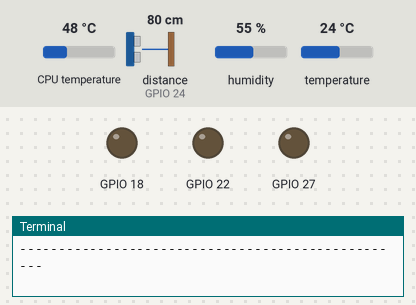
This program was run on a simulated Raspberry Pi (BCM pin numbers). Parts: output pins drawn as LEDs (lit = HIGH), the last lines printed to the terminal. Inputs (shaded band) come from the test bench; at power-on: distance to the obstacle (sensor on GPIO 24) 80 cm, temperature 24 °C, CPU temperature 48 °C, humidity 55 %. The echo pulse lasts 58.3 µs per cm; the clock reads 2024-03-15 10:24:30 at power-on unless the program sets it; system figures (address, load, memory, disk, uptime) are fixed made-up values; pins used as bus, display or sensor lines are not drawn.

Above: at 1.2 s.
1.3 s: distance to the obstacle (sensor on GPIO 24) set to 33 cm
5.5 s: distance to the obstacle (sensor on GPIO 24) set to 26 cm
At 7.3 s:
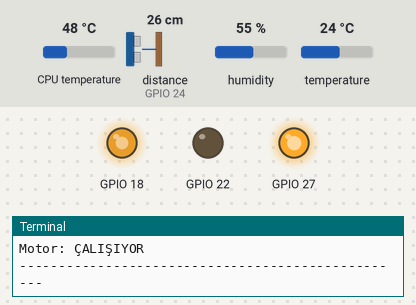
9.7 s: temperature set to 22 °C
At 17.7 s:
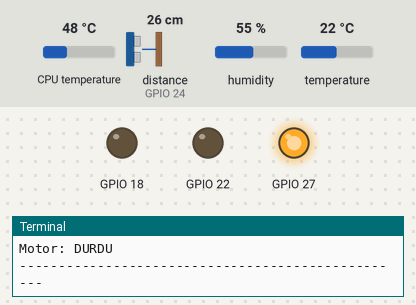
18.0 s: temperature set to 28 °C
At 20.9 s:
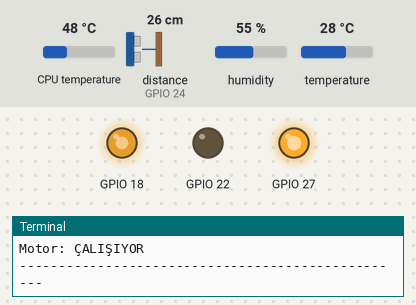
22.2 s: temperature set to 12 °C
At 30.4 s:
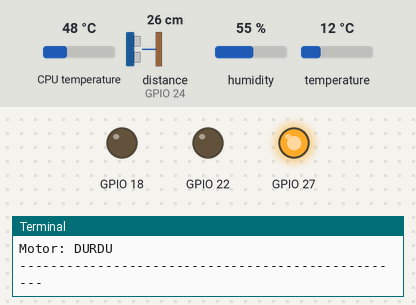
Timing chart, 0 to 31.5 s (numbered marks = the images above; inputs shaded):
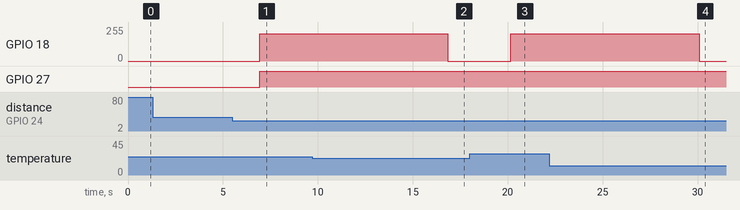

Measured:
- the behaviour switches between 30 and 29 cm on distance to the obstacle (sensor on GPIO 24) (found by bisection; images 0 and 1)
- the behaviour switches between 24 and 23 °C on temperature (found by bisection; images 1 and 2)
- after the input at 5.5 s, GPIO 18: 0/255 → 204/255 after 1.4 s; GPIO 27: LOW → HIGH after 1.4 s
- after the input at 9.7 s, GPIO 18: 204/255 → 0/255 after 7.2 s
- after the input at 18.0 s, GPIO 18: 0/255 → 204/255 after 2.2 s
- after the input at 22.2 s, GPIO 18: 204/255 → 0/255 after 7.9 s

The program:

main.py
```python
# main.py
import time
import RPi.GPIO as GPIO
import board
from sensors import SensorReader
from system_stats import get_system_stats
from utils import MovingAverage
from motor_control import MotorController

# --- Parametreler ---
DIST_SIZE      = 1        # Hareketli ortalama pencere boyutu
TEMP_SIZE      = 1        # Hareketli ortalama pencere boyutu
STOP_TOLERANCE = 3        # Koşul sağlanmazsa durdurma toleransı
BASE_DELAY     = 3        # Döngü gecikmesi (saniye)
DIST_THRESH    = 30       # cm, motor çalışması için maksimum mesafe
TEMP_THRESH    = 23       # °C, motor çalışması için minimum sıcaklık

# --- GPIO Mode ---
GPIO.setmode(GPIO.BCM)

# --- Örnek Pin Tanımları ---
dht_pin  = board.D17
trig_pin = 23
echo_pin = 24
in1_pin  = 27
in2_pin  = 22
ena_pin  = 18

# --- Nesne Oluşturma ---
sensor   = SensorReader(dht_pin, trig_pin, echo_pin)
stats    = get_system_stats  # fonksiyon referansı

dist_flt = MovingAverage(DIST_SIZE)
temp_flt = MovingAverage(TEMP_SIZE)
motor    = MotorController(in1_pin, in2_pin, ena_pin)

try:
    while True:
        ts = time.strftime('%Y-%m-%d %H:%M:%S')

        # Sistem Ölçümleri
        cpu_temp, cpu_pct, ram_pct = stats()

        # Sensör Ölçümleri
        temp, hum = sensor.read_temperature_humidity()
        dist = sensor.read_distance()

        # Filtreleme
        dist_flt.add(dist)
        temp_flt.add(temp)
        f_dist = dist_flt.average()
        f_temp = temp_flt.average()

        # Çıktı
        print(f"[{ts}] CPU: {cpu_temp or '----'}°C, CPU%: {cpu_pct:.1f}, RAM%: {ram_pct:.1f}")
        print(f"[{ts}] Sıcaklık: {temp or '----'}°C (filt: {f_temp or '----'}), Nem: {hum or '----'}%")
        # Mesafe için iki ondalık basamak
        dist_str = f"{dist:.2f}" if dist is not None else "----"
        f_dist_str = f"{f_dist:.2f}" if f_dist is not None else "----"
        print(f"[{ts}] Mesafe: {dist_str} cm (filt: {f_dist_str})")

        # Motor Kontrol (uzaklık <30 cm AND sıcaklık >23°C)
        motor.control(f_dist, f_temp, DIST_THRESH, TEMP_THRESH, STOP_TOLERANCE)

        print('-'*50)
        time.sleep(BASE_DELAY)


except KeyboardInterrupt:
    pass

finally:
	GPIO.cleanup()
	dht.exit()
```

sensors.py
```python
# sensors.py
import time
import board
import adafruit_dht
import RPi.GPIO as GPIO

class SensorReader:
    def __init__(self, dht_pin, trig_pin, echo_pin):
        self.dht = adafruit_dht.DHT11(dht_pin)
        self.trig = trig_pin
        self.echo = echo_pin
        GPIO.setup(self.trig, GPIO.OUT)
        GPIO.setup(self.echo, GPIO.IN)

    def read_temperature_humidity(self):
        try:
            return self.dht.temperature, self.dht.humidity
        except RuntimeError as e:
            print(f"DHT error: {e}")
            return None, None

    def read_distance(self, timeout=0.05):
        try:
            GPIO.output(self.trig, False)
            time.sleep(0.05)
            GPIO.output(self.trig, True)
            time.sleep(1e-5)
            GPIO.output(self.trig, False)

            start = time.time()
            while GPIO.input(self.echo) == 0:
                if time.time() - start > timeout:
                    return None
            t0 = time.time()
            while GPIO.input(self.echo) == 1:
                if time.time() - t0 > timeout:
                    return None
            return (time.time() - t0) * 34300 / 2
        except Exception as e:
            print(f"HC-SR04 error: {e}")
            return None
```

system_stats.py
```python
# system_stats.py
import psutil

def read_cpu_temp():
    try:
        with open('/sys/class/thermal/thermal_zone0/temp') as f:
            return float(f.read()) / 1000.0
    except:
        return None


def get_system_stats():
    cpu_temp = read_cpu_temp()
    cpu_pct  = psutil.cpu_percent(interval=None)
    ram_pct  = psutil.virtual_memory().percent
    return cpu_temp, cpu_pct, ram_pct
```

utils.py
```python
# utils.py
from collections import deque

class MovingAverage:
    def __init__(self, size):
        self.window = deque(maxlen=size)

    def add(self, value):
        if value is not None:
            self.window.append(value)

    def average(self):
        if len(self.window) == self.window.maxlen:
            return sum(self.window) / len(self.window)
        return self.window[-1] if self.window else None
```

motor_control.py
```python
# motor_control.py
import RPi.GPIO as GPIO

class MotorController:
    def __init__(self, in1, in2, ena, pwm_freq=1000):
        self.in1 = in1
        self.in2 = in2
        GPIO.setup(self.in1, GPIO.OUT)
        GPIO.setup(self.in2, GPIO.OUT)
        GPIO.setup(ena, GPIO.OUT)
        self.pwm = GPIO.PWM(ena, pwm_freq)
        self.pwm.start(0)
        self.running = False
        self.stop_counter = 0

    def control(self, dist, temp, dist_thresh, temp_thresh, tolerance):
        condition = (dist is not None and dist < dist_thresh) and \
                    (temp is not None and temp > temp_thresh)
        if condition:
            if not self.running:
                GPIO.output(self.in1, GPIO.HIGH)
                GPIO.output(self.in2, GPIO.LOW)
                self.pwm.ChangeDutyCycle(80)
                print("Motor: ÇALIŞIYOR")
                self.running = True
            self.stop_counter = 0
        else:
            if self.running:
                self.stop_counter += 1
                print(f"Motor durma sayacı: {self.stop_counter}/{tolerance}")
                if self.stop_counter >= tolerance:
                    self.pwm.ChangeDutyCycle(0)
                    print("Motor: DURDU")
                    self.running = False
                    self.stop_counter = 0
            else:
                self.stop_counter = 0
```
